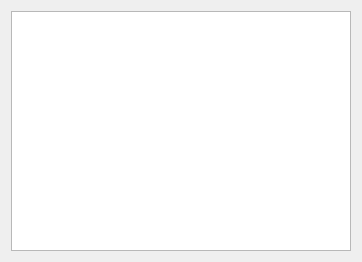
<?xml version="1.0" encoding="UTF-8"?>
<ui version="4.0">
 <class>FileTransferDialog</class>
 <widget class="QDialog" name="FileTransferDialog">
  <property name="geometry">
   <rect>
    <x>0</x>
    <y>0</y>
    <width>362</width>
    <height>262</height>
   </rect>
  </property>
  <property name="minimumSize">
   <size>
    <width>250</width>
    <height>250</height>
   </size>
  </property>
  <property name="windowTitle">
   <string>File transfer manager</string>
  </property>
  <layout class="QVBoxLayout" name="verticalLayout">
   <item>
    <widget class="QListView" name="jobsView">
     <property name="resizeMode">
      <enum>QListView::Adjust</enum>
     </property>
    </widget>
   </item>
  </layout>
 </widget>
 <resources/>
 <connections/>
</ui>
